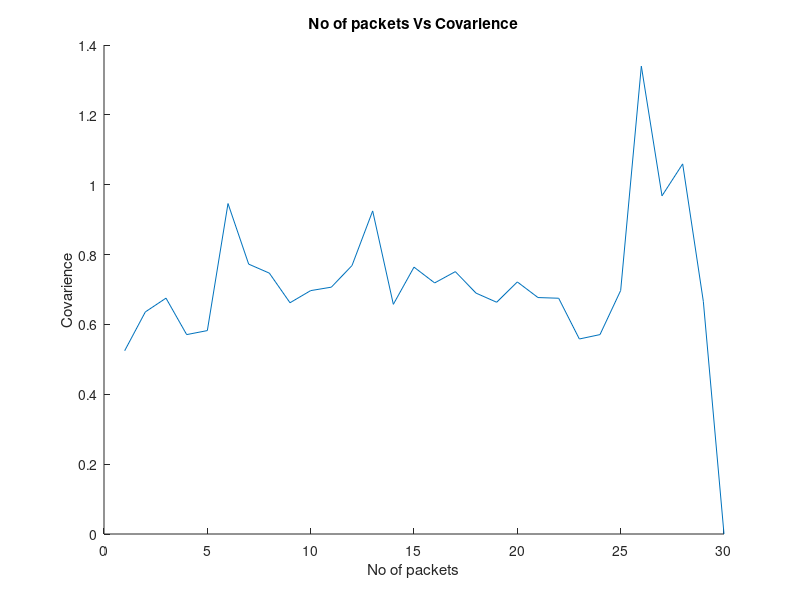
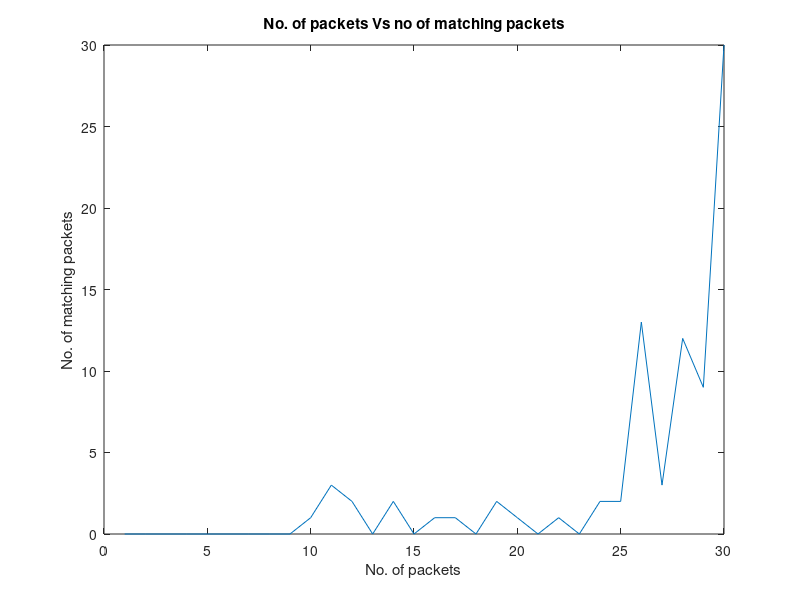

The MATLAB script that drew these images, in order:
clear all;
clc;
N=30;
%M=17;
fileID=fopen('Mini_150.csv','w');
C=zeros(30,2);
D=zeros(30,2);
%T=csvread('Dataset2.csv');

%fprintf(fileID,"For N = %d\n\n\n",N);
%fprintf(fileID,"M    count   cv\n");
for M = 1:30
    min=1;
    max=30;
    for i=1:M
        for j=1:N
            %       P(i,j)=i+j;
            P(i,j)=sqrt(2/N)*cos((pi/N)*(i-1+1/2)*(j-1+1/2));
        end
    end
    % r = (b-a).*rand(1000,1) + a;
    d=(max-min).*rand(N,1)+min;
    d=round(d);
    y=P*d;
    P1=pinv(P);
    d1=P'*y;
    d1=round(d1);
    compareP=round(P')==round(P1);
    compareD=round(d)==round(d1);
    a=sum(compareD(1:M,1));
    c=round(d)-round(d1);
    c=abs(c);
    mean2=mean(c);
    sd=std(c);
    cv=sd/mean2;
    if mean2==0
        cv=0;
    end;
    nbytes2=fprintf(fileID,'%d    %d    %f \n',M,a,cv);
    C(M,2)=cv;
    C(M,1)=M;   
    D(M,2)=a;
    D(M,1)=M;

end;
fclose(fileID);
hold on;
plot(C(:,1),C(:,2));
title("No of packets Vs Covarience");
xlabel("No of packets");
ylabel("Covarience");
%figure,plot(B(:,1),B(:,2));
figure,plot(D(:,1),D(:,2));
title("No. of packets Vs no of matching packets");
xlabel("No. of packets");
ylabel("No. of matching packets");

save WS_random.mat;